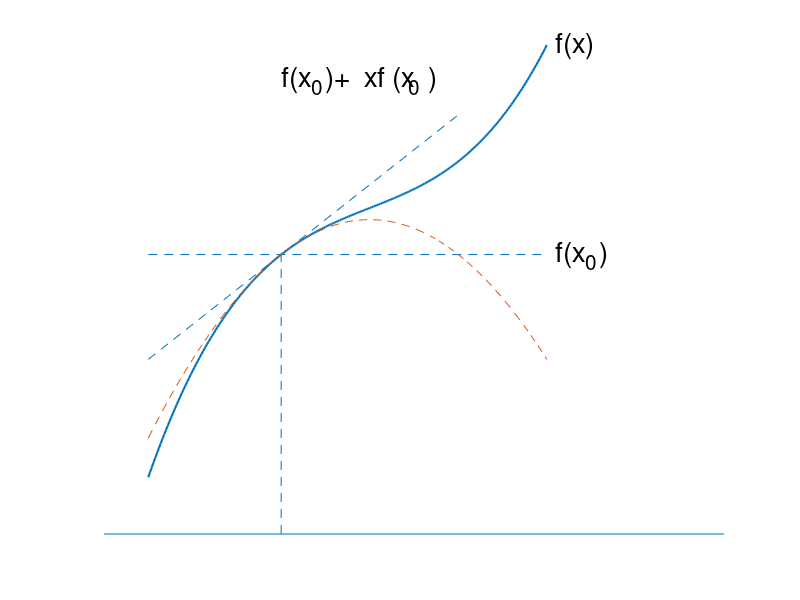

This figure's MATLAB source: (Note: this script raises an error after producing the figure.)
q=[-2 5];
r=[0 0];
line(q,r)

axis off
hold on


q=[0 0];
r=[0 4];
line(q,r,'linestyle','--')

q=[-1.5 3];
r=[4 4];
line(q,r,'linestyle','--')

q=[-1.5 2];
r=[2.5 6];
line(q,r,'linestyle','--')

x=-1.5:.02:3;
y=4+x-0.5.*x.*x+x.*x.*x./6;
plot(x,y,'linewidth',1.5);

x=-1.5:.02:3;
y=4+x-0.5.*x.*x;
plot(x,y,'linestyle','--');

rprime=sprintf('%c',162)

text(3.1,4,'f(x  )','fontsize',20)
text(3.1,3.9,'      0','fontsize',15)

text(3.1,7,'f(x)','fontsize',20)

text(0,6.5,'f(x  )+  xf (x  )','fontsize',20)
text(0,6.4,'      0                 0','fontsize',15)
text(1.27,6.5,rprime,'fontname','symbol','fontweight','bold','fontsize',20)
text(0,6.5,'         D','fontname','symbol','fontweight','bold','fontsize',20)

text(-1,5,'D','fontname','symbol','fontweight','bold','fontsize',20)
text(-1,5,'  x=x-x','fontsize',20)
text(-1,4.9,'               0','fontsize',15)

text(0.5,2.1,'                                            2','fontsize',15)
text(0.5,2,'f(x  )+  xf (x  )+  (  x)  f (x  )','fontsize',20)
text(0.5,1.9,'      0                 0                           0','fontsize',15)
text(1.75,2,rprime,'fontname','symbol','fontweight','bold','fontsize',20)
text(3.52,2,rprime,'fontname','symbol','fontweight','bold','fontsize',20)
text(3.57,2,rprime,'fontname','symbol','fontweight','bold','fontsize',20)
text(0.5,2,'         D               D','fontname','symbol','fontweight','bold','fontsize',20)
text(2.5,2.1,' 1','fontsize',15)
text(2.5,2.1,' _','fontsize',15)
text(2.5,1.8,' 2','fontsize',15)

text(-.05,-0.3,'x','fontsize',20)
text(-.05,-0.4,'   0','fontsize',15)



rdot=sprintf('%c',183)
text(-0.04,4,rdot,'fontname','symbol','fontweight','bold','fontsize',20)

hold off
